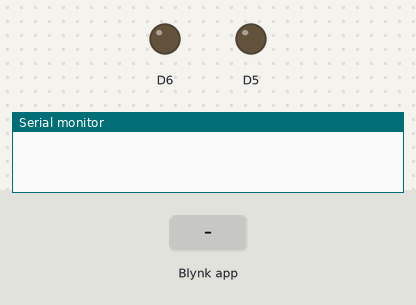
A sketch run on a simulated ESP8266 (NodeMCU). On the bench: output pins drawn as LEDs (lit = HIGH), the last lines printed to the serial monitor. Inputs (shaded band) come from the test bench. WiFi joins after 1.5 s; servers stay silent unless stated; random numbers use the default seed unless the sketch sets one.

Above: at 3.0 s.
3.1 s: Blynk app writes 1 to V1
At 4.1 s:
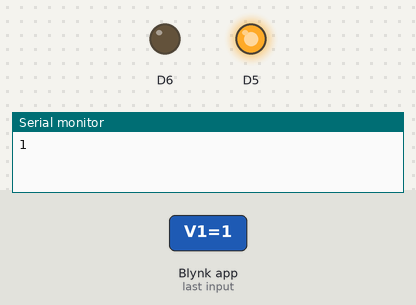
4.6 s: Blynk app writes 0 to V1
At 5.2 s:
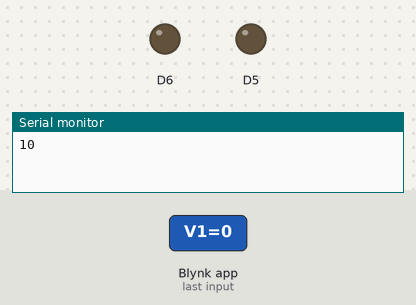
Timing chart, 0 to 7.6 s (numbered marks = the images above; inputs shaded):
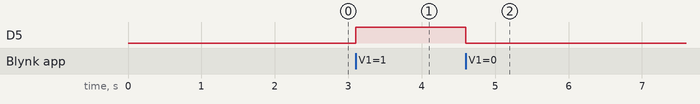

The sketch:

test.ino
```cpp
#define BLYNK_PRINT Serial
#define BLYNK_TEMPLATE_ID "TMPLJlojbEIs"
#define BLYNK_DEVICE_NAME "BT3"
#define BLYNK_AUTH_TOKEN "Tw5dSvmd1h887vLKHXG85iN-P2DE1OZO"


#include <ESP8266WiFi.h>
#include <BlynkSimpleEsp8266.h>


char auth[] = "Tw5dSvmd1h887vLKHXG85iN-P2DE1OZO";
char ssid[] = "ss";
char pass[] = "1234567891";


void readSensor(){

//  int analogValue = analogRead(A0); //
//  float millivolts = (analogValue/1024.0) * 3300; //3300 điện áp được cung cấp bởi NodeMCU
//  float celsius = millivolts/10;

  int sensor = analogRead(A0);
  float voltage = (float)(sensor * (5.0 / 1024));
  float tempC = voltage*100.0;
  Serial.println(String(tempC));
  delay(3000);
  }
void setup()
{
  Serial.begin(9600);
  pinMode(D5, OUTPUT);
  pinMode(D6, OUTPUT);
  Blynk.begin(auth, ssid, pass);
}


int t;
void loop()
{

  Blynk.run();
  t = random(0,100);
  Blynk.virtualWrite(V2, t);
}
BLYNK_WRITE(V1)
{
    int x = param.asInt();
    if (x == 1){
    digitalWrite(D5, HIGH);
    digitalWrite(D6, LOW);
    Serial.print(x);
    }
    else{

      digitalWrite(D5, LOW);
      digitalWrite(D6, LOW);
      Serial.print(x);
      }

}
```

Measured:
- after the input at 3.1 s, D5: LOW → HIGH at once
- after the input at 4.6 s, D5: HIGH → LOW at once
